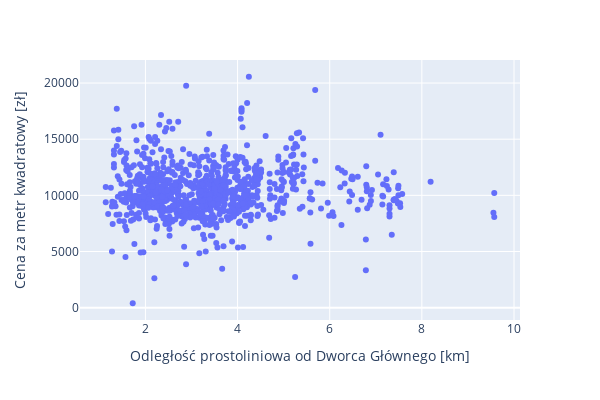

Source (notebook cell):
### Code cell
fig = px.scatter(df9, x="odl dworzec", y="cena mkw", 
labels={
                     "odl dworzec": "Odległość prostoliniowa od Dworca Głównego [km]",
                     "cena mkw": "Cena za metr kwadratowy [zł]",}, height=400, width=600)
fig.update_xaxes(tickformat="digit")
fig.update_yaxes(tickformat="digit")
fig.show()

### Figure 1 — Plotly figure (JSON) as saved in the notebook; plotly's stock layout.template omitted (floating-point values rounded to 4 significant figures; data arrays with more than 128 entries replaced by an {"elided": "..."} marker saying what was removed)
{"data": [{"hovertemplate": "Odległość prostoliniowa od Dworca Głównego [km]=%{x}<br>Cena za metr kwadratowy [zł]=%{y}<extra></extra>", "legendgroup": "", "marker": {"color": "#636efa", "symbol": "circle"}, "mode": "markers", "name": "", "orientation": "v", "showlegend": false, "type": "scatter", "x": {"elided": "937 float values"}, "xaxis": "x", "y": {"elided": "937 float values"}, "yaxis": "y"}], "layout": {"height": 400, "legend": {"tracegroupgap": 0}, "margin": {"t": 60}, "width": 600, "xaxis": {"anchor": "y", "domain": [0, 1], "tickformat": "digit", "title": {"text": "Odległość prostoliniowa od Dworca Głównego [km]"}}, "yaxis": {"anchor": "x", "domain": [0, 1], "tickformat": "digit", "title": {"text": "Cena za metr kwadratowy [zł]"}}}}
